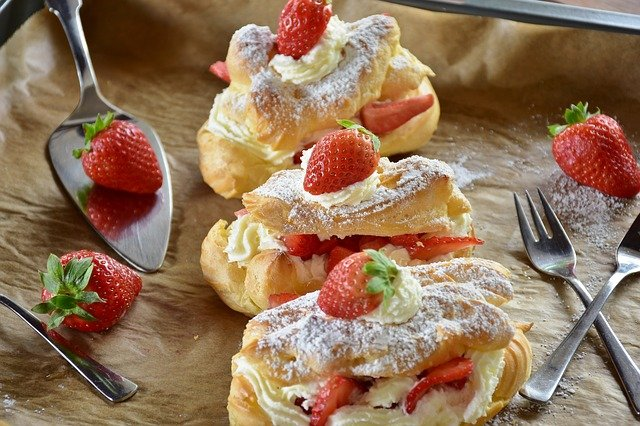
#> input picture 01.Encore_Bootcamp/OpenCV/img/s2.jpg, 640 x 426 px
$ jupyter execute --allow-errors '부록_haar_face_recog.ipynb'
#> lines starting #> are read from the running program, lines starting #| are printed output that depends on the picture; after the words box and inside, x2 and y2 are one past the last pixel; in counts of white or black regions, pixels touching at a corner belong together
[cell 1]
#pip install opencv-contrib-python --user

import cv2
import os
import numpy as np

def face_recog_train():
    dataset_path = 'dataset/'
    dirs = os.listdir(dataset_path)#dataset 하위 디렉토리 이름을 리스트에 저장
    persons = []
    for dir in dirs: #각 디렉토리에 저장된 파일명들을 persons에 담음
        if os.path.isdir(dataset_path+dir):
            files = os.listdir(dataset_path+dir)
            for idx, f in enumerate(files):
                files[idx] = dataset_path+dir+'/'+f
            persons.append(files)
    print(persons)

    classifiers = cv2.CascadeClassifier('haar/haarcascade_frontalface_alt2.xml')#얼굴 분류기
    recognizer = cv2.face.LBPHFaceRecognizer_create() # 얼굴 인식기 객체
    samples = []  # 학습 데이터
    ids = []  # 레이블(정답)
    #학습할 얼굴 샘플링
    for id, row in enumerate(persons):  #id:0, row:[정우성 사진들] / id:1, row:[이나영 사진들]
        for p in row:
            img = cv2.imread(p)
            print(p)
            gray = cv2.cvtColor(img, cv2.COLOR_BGR2GRAY)
            face = classifiers.detectMultiScale(
                gray,
                scaleFactor=1.2,
                minNeighbors=5,
                minSize=(20, 20)
            )
            for (x,y,w,h) in face:
                samples.append(gray[y:y+h, x:x+w])
                ids.append(id)

    recognizer.train(samples, np.array(ids))
    recognizer.write('trainer.yml')
    print('얼굴 학습 완료')

#> (a cell that did not finish here is left out)

[cell 3]
def face_recog():

    classifiers = cv2.CascadeClassifier('haar/haarcascade_frontalface_alt2.xml')
    recognizer = cv2.face.LBPHFaceRecognizer_create()

    recognizer.read('trainer.yml')

    names=['정우성', '이나영', '고창석']
    img = cv2.imread('dataset/test1.jpg')
    gray = cv2.cvtColor(img, cv2.COLOR_BGR2GRAY)
    face = classifiers.detectMultiScale(
        gray,
        scaleFactor=1.2,
        minNeighbors=5,
        minSize=(20, 20)
    )
    res = False
    name = 'no face'
    for (x, y, w, h) in face:
        print('얼굴감지')
        id, confi = recognizer.predict(gray[y:y+h, x:x+w])
        #if confi < 50:
        name = names[id]
        print(name,'/ confidence:', confi)
        res = True

    if len(face)==0:
        name = 'unknown'
        res = False

    return res, name

#> (a cell that did not finish here is left out)

[cell 5]
import cv2

c = cv2.CascadeClassifier('haar/strawberrydetector.xml')
img = cv2.imread('img/s2.jpg')
#> img is the input picture: shape (426, 640, 3); mean B, G, R 88.9, 115.8, 146.2
gray = cv2.cvtColor(img, cv2.COLOR_BGR2GRAY)
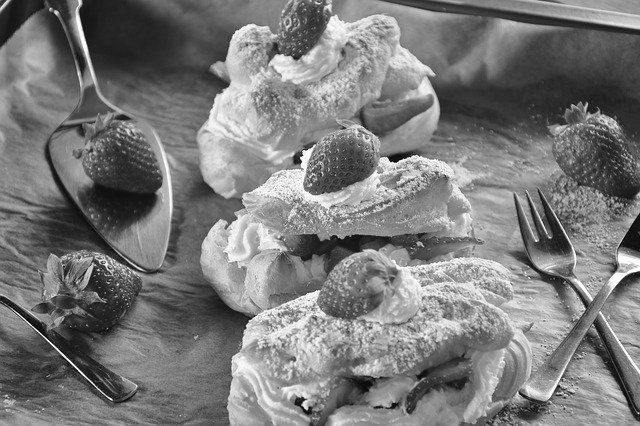
#> gray: shape (426, 640); min 0, max 255, mean 121.8
straw = c.detectMultiScale(gray,
            scaleFactor=1.1,
            minNeighbors=5,
            minSize=(40, 40))
#> straw = [[9, 7, 48, 48], [273, 153, 74, 74], [483, 2, 53, 53], [146, 68, 42, 42], [473, 122, 43, 43], [449, 263, 43, 43], [550, 288, 45, 45], [126, 344, 47, 47], [584, 360, 43, 43], [591, 379, 42, 42]]

img2 = img.copy()
for (x, y, w, h) in straw:
    #print(x)
    cv2.rectangle(img2, (x, y), (x + w, y + h), (255, 0, 0), 2)
#> this loop made 10 passes
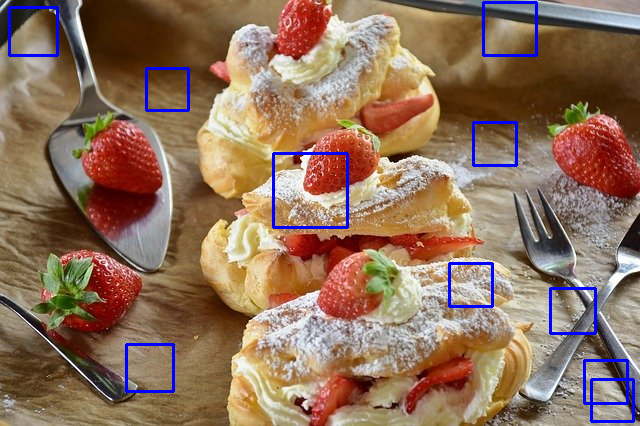
#> img2: shape (426, 640, 3); 2.09% of pixels changed, all inside (x1, y1, x2, y2) = (8, 1, 635, 423)

if len(straw)==0:
    print('no strawberry')
else:
    cv2.imshow('img', img)
    cv2.imshow('res', img2)
    cv2.waitKey(0)
    cv2.destroyAllWindows()

[cell 6]
import cv2
import os
from pytesseract import *

path = 'img/car/'
#> (the rest of this cell did not finish here and is left out)

텍슽

[cell 7]
from PIL import Image
from pytesseract import *

filename = "img/sampletxt2.jpg"
image = Image.open(filename)
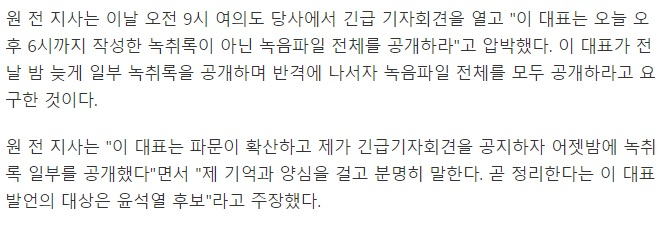
#> input picture 01.Encore_Bootcamp/OpenCV/img/sampletxt2.jpg, 671 x 228 px
#> image is the input picture: PIL image 671x228 RGB; mean R, G, B 240.5, 240.8, 240.2
#> (the rest of this cell did not finish here and is left out)
